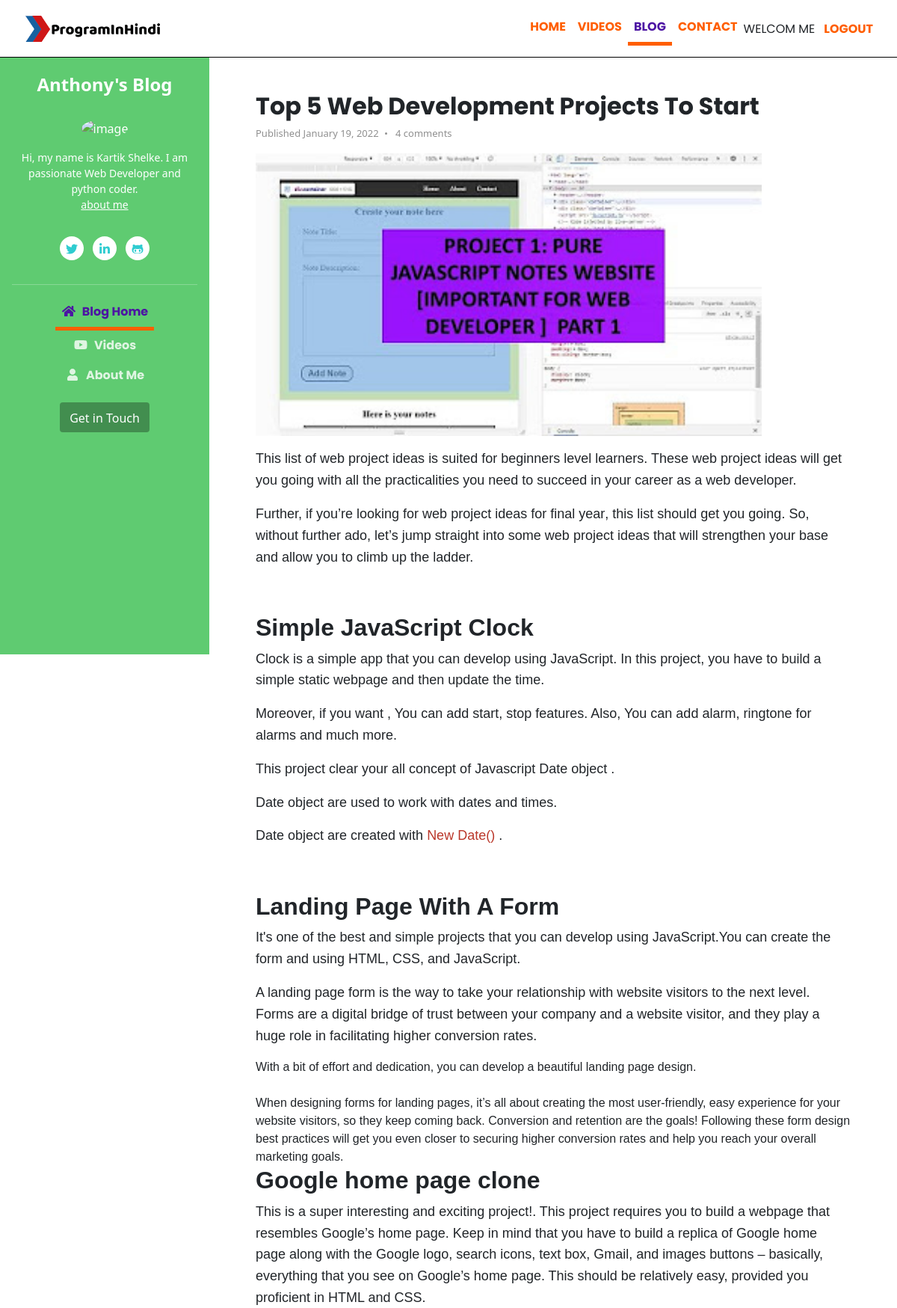
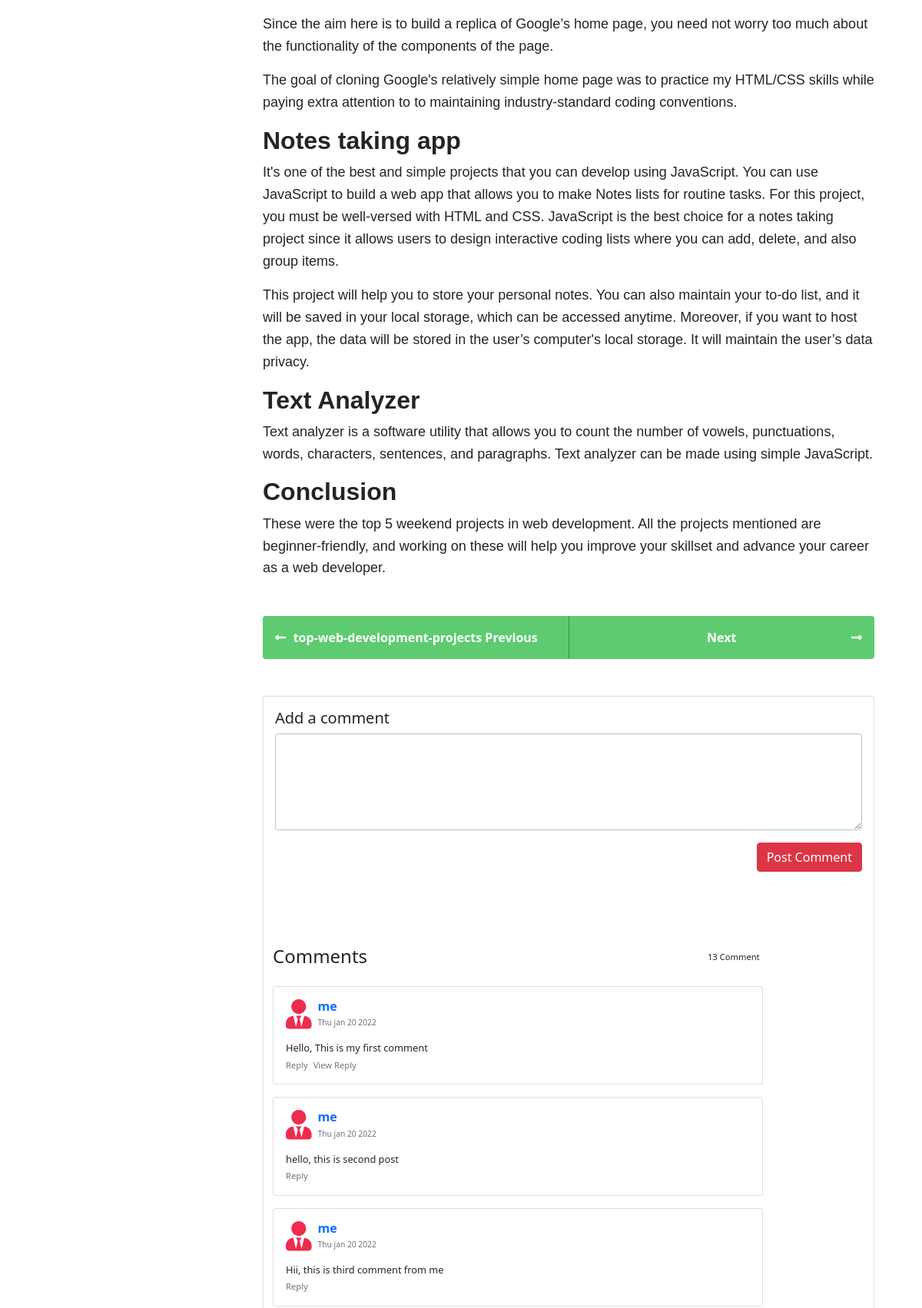
/blog/top-web-development-projects (signed in, upper part), run on the app's committed database (2 pictures, top to bottom).
### blog/models.py (models this page shows, shortened)
class BlogPost(models.Model):
    sno = models.AutoField(primary_key=True)
    postTitle = models.CharField(max_length=300)
    postSlug = models.SlugField()
    postTag = TaggableManager()
    postDesc = models.TextField(blank=True)
    postContent = models.TextField()
    postImg = models.ImageField(upload_to="static/blog/blogImg/postImg")
    date_time = models.DateTimeField(blank=True)

class BlogComment(models.Model):
    sno = models.AutoField(primary_key=True)
    commentText = models.TextField()
    user = models.ForeignKey(User, on_delete=models.CASCADE)
    post = models.ForeignKey(BlogPost, on_delete=models.CASCADE)
    parent = models.ForeignKey('self',on_delete=models.CASCADE, null=True )
    timestamp =  models.DateTimeField(default=now)

### blog/views.py (the view)
# urls.py: path('<str:slug>',views.blogPost,name='blogPost'),
def blogPost(request,slug):
    post = BlogPost.objects.get(postSlug=slug)
    postComment = BlogComment.objects.filter(post=post,parent=None)
    commentReply = BlogComment.objects.filter(post=post).exclude(parent=None)
    context = {'post' : post,'postComment':postComment,'commentReply':commentReply}
    return render(request, 'blog/blogPost.html',context)

### templates/blog/blogPost.html (shortened to what this page needs)
{% extends 'blogBase.html' %}
{% load static %}
{% block style %}
<link id="theme-style" rel="stylesheet" href="{% static 'css/navbar.css' %}">
<link id="theme-style" rel="stylesheet" href="{% static 'css/login.css' %}">
<link id="theme-style" rel="stylesheet" href="{% static 'blog/css/blogHome.css' %}" !important>
{% endblock style %}
{% block body %}
<div class="main-wrapper">
  <article class="blog-post px-3 py-5 p-md-5">
    <div class="container single-col-max-width">
      <header class="blog-post-header">
        <h2 class="title mb-2"> {{post.postTitle|safe}} </h2>
        <div class="meta mb-3">
          <span class="date">Published {{post.date_time | date:"F j, Y"}}</span>
          <span class="comment"> <a class="text-link" href="#">4 comments </a> </span>
        </div>
      </header>
      <div class="blog-post-body">
        <figure class="blog-banner">
          <img class="img-fluid" src="/{{post.postImg}}" alt="image" />
        </figure>
        <div class="post-content"> {{post.postContent|safe}} </div>
      </div>
      <nav class="blog-nav nav nav-justified my-5">
        <a class="nav-link-prev nav-item nav-link rounded-left" href="">{{post.postSlug}} Previous <i class="arrow-prev fas fa-long-arrow-alt-left"> </i> </a>
        <a class="nav-link-next nav-item nav-link rounded-right" href="#">Next <i class="arrow-next fas fa-long-arrow-alt-right"> </i> </a>
      </nav>
      <div class="blog-comments-section card" style="font-size: 0.8rem">
        <div class="col-md-10 col-lg-8 col-xl-12 mt-3">
          <div class="d-flex flex-start w-100">
            <div class="w-100">
              <h5>Add a comment</h5>
              <form action="/blog/postComment" method="post">
                <div class="form-outline">
                  <textarea class="form-control" name="commentText" id="commentText" rows="4" placeholder="What is your view?" required> </textarea>
                </div>
                <div class="d-flex justify-content-end mt-3">
                  <button id='post_btn' onclick="loginError()" type="" class="btn btn-danger"> Post Comment </button>
                </div>
              </form>
            </div>
          </div>
        </div>
          {% if postComment %}
            <div class="container my-5 py-5 text-dark">
              <div class="row d-flex">
                <div class="col-md-12 col-lg-10 col-xl-10">
                  <div class="d-flex justify-content-between align-items-center mb-4">
                    <h4 class="text-dark mb-0">Comments</h4>
                    <h6 class="text-dark small mb-0 me-1"> {{postComment.count}} Comment </h6>
                  </div>
                  {% for comment in postComment %}
                    <div class="card mb-3">
                      <div class="card-body">
                        <div class="d-flex flex-start">
                          <div style="color:#ed2c4e;">
                            <i class="fas fa-user-tie fa-3x me-2"></i>
                          </div>
                          <div class="w-100">
                            <div class="d-flex align-items-center mb-3">
                              <h6 class="text-primary fw-bold mb-0">
                                {{comment.user.first_name}}
                                <br/>
                                <span class="small text-muted" style="font-size: 0.64rem" > {{comment.timestamp|date:'D b d Y'}} </span>
                              </h6>
                            </div>
                          </div>
                        </div>
                        <div class="d-flex justify-content-between align-items-center">
                          <p class="mb-1 text-dark">
                            <span>{{comment.commentText}}</span>
                          </p>
                        </div>
                        <div class="d-flex justify-content-between align-items-center">
                          <p class="small mb-0">
                            <a class="link-dark text-muted" onclick="loginError()" data-toggle="collapse" href="#replyBox-{{comment.sno}}" role="button" aria-expanded="false" aria-controls="replyBox-{{comment.sno}}"> Reply </a>
                            <a id="viewReply_{{comment.sno}}" class="d-none link-dark text-muted ms-1" data-toggle="collapse" href="#parentReplyBox-{{comment.sno}}" role="button" aria-expanded="false" aria-controls="parentReplyBox-{{comment.sno}}">View Reply</a>
                          </p>
                        </div>
                      </div>
                    </div>
                  {% endfor %}
                </div>
              </div>
            </div>
          {% else %}
          <div class="align-items-center ml-4 my-4">
            <h4 class="text-dark mb-0">Be the first one to post a comment!</h4>
          </div>
          {% endif %}
      </div>
    </div>
  </article>
</div>
{% endblock body %}

### templates/blogBase.html (shortened to what this page needs)
<!DOCTYPE html>
<html lang="en">
<head>
    {% load static %}
    <link rel="stylesheet" href="//cdnjs.cloudflare.com/ajax/libs/highlight.js/9.14.2/styles/monokai-sublime.min.css">
	<link rel="stylesheet" href="https://cdnjs.cloudflare.com/ajax/libs/font-awesome/5.14.0/css/all.min.css"
 />
        <link rel="stylesheet" href="https://stackpath.bootstrapcdn.com/bootstrap/4.5.0/css/bootstrap.min.css"
>
        <link href="https://cdn.jsdelivr.net/npm/bootstrap@5.1.3/dist/css/bootstrap.min.css" rel="stylesheet"
        !important>
        {% block style %}{% endblock style %}
</head>
<body>
    <nav class="navbar navbar-expand-lg text-uppercase fixed-top">
        {% if user.is_authenticated %}
        <div class="container-fluid text-uppercase p-2">
        {% else %}
        <div class="container text-uppercase p-2">
        {% endif %}
            <a class="navbar-brand font-weight-bold text-white" href="/"><img src="../static/img/ProgramInHindi.png"
                    alt="logo"></a>
            <div class="collapse navbar-collapse" id="navbarSupportedContent">
                <ul class="navbar-nav ml-auto text-center">
                    <li class="nav-item">
                        <a class="nav-link {% block homeActive %}{% endblock homeActive %}" href="/">Home</a>
                    </li>
                    <li class="nav-item">
                        <a class="nav-link {% block videoActive %}{% endblock videoActive %}" href="/courses">Videos</a>
                    </li>
                    <li class="nav-item">
                        <a class="nav-link active" href="/blog">Blog</a>
                    </li>
                    <li class="nav-item">
                        <a class="nav-link {% block contactActive %}{% endblock contactActive %}" href="/contact">Contact</a>
                    </li>
                    {% if user.is_authenticated %}
                    <ul class="navbar-nav m-auto text-center d-flex flex-row">
                        <span class="user_name_show m-auto">Welcom {{user.first_name}}</span>
                        <li class="nav-item ml-1">
                            <a class="nav-link" id="logout_btn" href="">Logout</a>
                        </li>
                    </ul>
                    {% endif %}
                </ul>
            </div>
        </div>
    </nav>
    <header class="header text-center">
	    <h1 class="blog-name pt-lg-4 mb-0"><a class="no-text-decoration" href="index.html">Anthony's Blog</a></h1>
	    <nav class="navbar navbar-expand-lg navbar-dark">
			<div id="navbarSupportedContent" class="collapse navbar-collapse flex-column" >
				<div class="profile-section pt-3 pt-lg-0">
				    <img class="profile-image mb-3 rounded-circle mx-auto" src="assets/images/profile.png" alt="image" >
					<div class="bio mb-3">Hi, my name is Kartik Shelke. I am passionate Web Developer and python coder.<br><a href="https://kartikshelke.herokuapp.com/" target="_blank">about me</a></div>
					<ul class="social-list list-inline py-3 mx-auto">
			            <li class="list-inline-item"><a href="https://twitter.com/kartik_shelke24"><i class="fab fa-twitter fa-fw"></i></a></li>
			            <li class="list-inline-item"><a href="https://www.linkedin.com/in/webdeveloper-kartik-shelke/"><i class="fab fa-linkedin-in fa-fw"></i></a></li>
			            <li class="list-inline-item"><a href="https://github.com/kartikshelke24"><i class="fab fa-github-alt fa-fw"></i></a></li>
			        </ul>
			        <hr>
				</div>
				<ul class="navbar-nav flex-column text-start ">
					<li class="nav-item">
					    <a class="nav-link active" href="/blog"><i class="fas fa-home fa-fw me-2"></i>Blog Home <span class="sr-only">(current)</span></a>
					</li>
					<li class="nav-item">
					    <a class="nav-link" href="/courses"><i class="fab fa-youtube fa-fw me-2"></i>Videos</a>
					</li>
					<li class="nav-item">
					    <a class="nav-link" href="https://kartikshelke.herokuapp.com/" target='_blank'><i class="fas fa-user fa-fw me-2"></i>About Me</a>
					</li>
				</ul>
				<div class="my-2 my-md-3">
				    <a class="btn btn-primary" href="/contact" target="_blank">Get in Touch</a>
				</div>
			</div>
		</nav>
    </header>
    {% block body %}{% endblock body %}
</body>
</html>

### static/css/navbar.css (style rules this page uses)
.navbar::before { content: ""; position: absolute; border-bottom: 1px solid black; top: 0%; bottom: 0%; left: 0; right: 0; z-index: -1; background: #ffffff; }
.nav-item a { color: #ff5e00; font-weight: bold; width: max-content; margin: auto; font-family: "Poppins", sans-serif !important; }
.user_name_show { font-family: "Poppins", sans-serif !important; }
.active { border-bottom: 5px solid #ff5e00; color: #4c14a3 !important; }

### static/blog/css/blogHome.css (style rules this page uses)
html { scroll-behavior: smooth; }
* { margin: 0px; padding: 0px; box-sizing: border-box; }
a { text-decoration: none; }
a.no-text-decoration { text-decoration: none; }
.single-col-max-width { max-width: 820px; }
.form-control { padding-top: 0.875rem; padding-bottom: 0.875rem; height: 2.75rem; border-color: #c2c2c2; }
.header { position: fixed; left: 0; top: 0; height: 100vh; width: 280px; background: #5fcb71; margin-top: 75px; color: #fff; }
.header .navbar { background: #5fcb71; }
.profile-section .profile-image { max-width: 160px; }
.profile-section .bio { font-size: 0.875rem; }
.profile-section .bio a { color: #fff; text-decoration: underline; }
.header .blog-name { font-weight: bold; font-size: 1.5rem; color: #fff; }
.header .blog-name a { color: #fff; }
.header .btn-primary { background: rgba(0, 0, 0, 0.3); border-color: transparent; font-size: 1rem; padding-top: 0.5rem; }
.header .navbar { padding: 2rem 1rem; }
.header .nav-item { font-weight: bold; }
.header .nav-item .nav-link.active { color: rgba(0, 0, 0, 0.5); }
.header .nav-item .nav-link { color: rgba(255, 255, 255, 0.8); }
.social-list a { width: 32px; height: 32px; padding-top: 5px; display: inline-block; text-align: center; border-radius: 50%; transition: all 0.4s ease-in-out; background-color: #fff; color: #2fccd0; }
.main-wrapper { margin-top: 75px; margin-left: 280px; background: #fff; }
.blog-post .title { font-family: "Poppins", sans-serif !important; font-weight: bold; font-size: 2rem; }
.img-fluid { width: 85%; }
.blog-post .blog-post-body .post-content { font-family: 'Baloo Bhai 2', cursive; }
.blog-post .blog-post-body .post-content p { font-weight: 200 !important; }
.blog-post .blog-post-body .post-content h1, .blog-post .blog-post-body .post-content h2, .blog-post .blog-post-body .post-content h3, .blog-post .blog-post-body .post-content h4, .blog-post .blog-post-body .post-content h5, .blog-post .blog-post-body .post-content h6 { font-weight: 600; font-family:"Poppins", sans-serif;; }
.blog-post .blog-post-body p, .blog-post .blog-post-body li { font-size: 1.125rem; line-height: 1.6; }
.blog-post .blog-post-body h2, .blog-post .blog-post-body .h2 { font-size: 2rem; }
a.text-link { text-decoration: none; color: #2fccd0; }
.meta { color: #8f8f8f; font-size: 0.8125rem; }
.meta span { display: inline-block; }
.meta span a { color: #8f8f8f; }
.meta span:after { content: ""; display: inline-block; width: 3px; height: 3px; border-radius: 50%; background: #8f8f8f; margin-left: 0.5rem; margin-right: 0.5rem; position: relative; top: -3px; }
.meta span:last-child:after { display: none; }
.blog-nav .nav-link-prev { border-right: 1px solid #309441; }
.blog-nav .arrow-prev { position: absolute; left: 1rem; top: 1.25rem; color: #fff; }
.blog-nav .arrow-next { position: absolute; right: 1rem; top: 1.25rem; color: #fff; }
.blog-nav .nav-link { background: #5fcb71; color: #fff; font-size: 1rem; padding: 1rem; font-weight: bold; position: relative; }

### data on the page
BlogPost: postTitle "Top 5 Web Development Projects To Start", date_time "January 19, 2022", postImg (picture), postContent "This list of web project ideas is suited for beginners level learners. These web project ideas will get you going with all the practicalities you need to succeed in your career as a web developer. Further, if you’re looking for web project ideas for final year , this list should get you going. So, without further ado, let’s jump straight into some web project ideas that will strengthen your base and allow you to climb up the ladder. Simple JavaScript Clock Clock is a simple app that you can develop using JavaScript. In this project, you have to build a simple static webpage and then update the time. Moreover, if you want , You can add start, stop features. Also, You can add alarm, ringtone…", postSlug "top-web-development-projects"
BlogComment: user.first_name "me", timestamp "Thu jan 20 2022", commentText "Hello, This is my first comment"
BlogComment: user.first_name "me", timestamp "Thu jan 20 2022", commentText "hello, this is second post"
BlogComment: user.first_name "me", timestamp "Thu jan 20 2022", commentText "Hii, this is third comment from me"

### other printed values
{{ user.first_name }} "ME"
{{ postComment.count }} "13"
